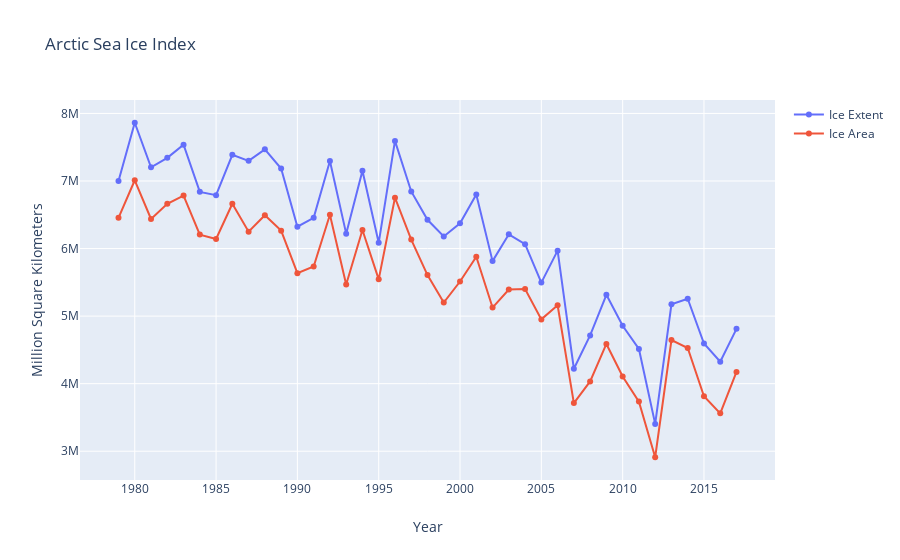

The code cell stored with this chart in its notebook:
### Code cell
init_notebook_mode(connected=True)

trace0 = go.Scatter(
    x = arctic_ice_df['Year'],
    y = arctic_ice_df['Ice Extent'],
    mode = 'lines+markers',
    name = 'Ice Extent'
)

trace1 = go.Scatter(
x = arctic_ice_df['Year'],
y = arctic_ice_df['Ice Area'],
mode = 'lines+markers',
#opacity = 0.5,
name='Ice Area',
#hoverinfo = 'none'
)
data = [trace0, trace1]
layout = go.Layout(dict(title='Arctic Sea Ice Index'),
                   xaxis=dict(title='Year'),
                   yaxis=dict(title='Million Square Kilometers')
)
fig = go.Figure(data=data,layout=layout)
iplot(fig)
